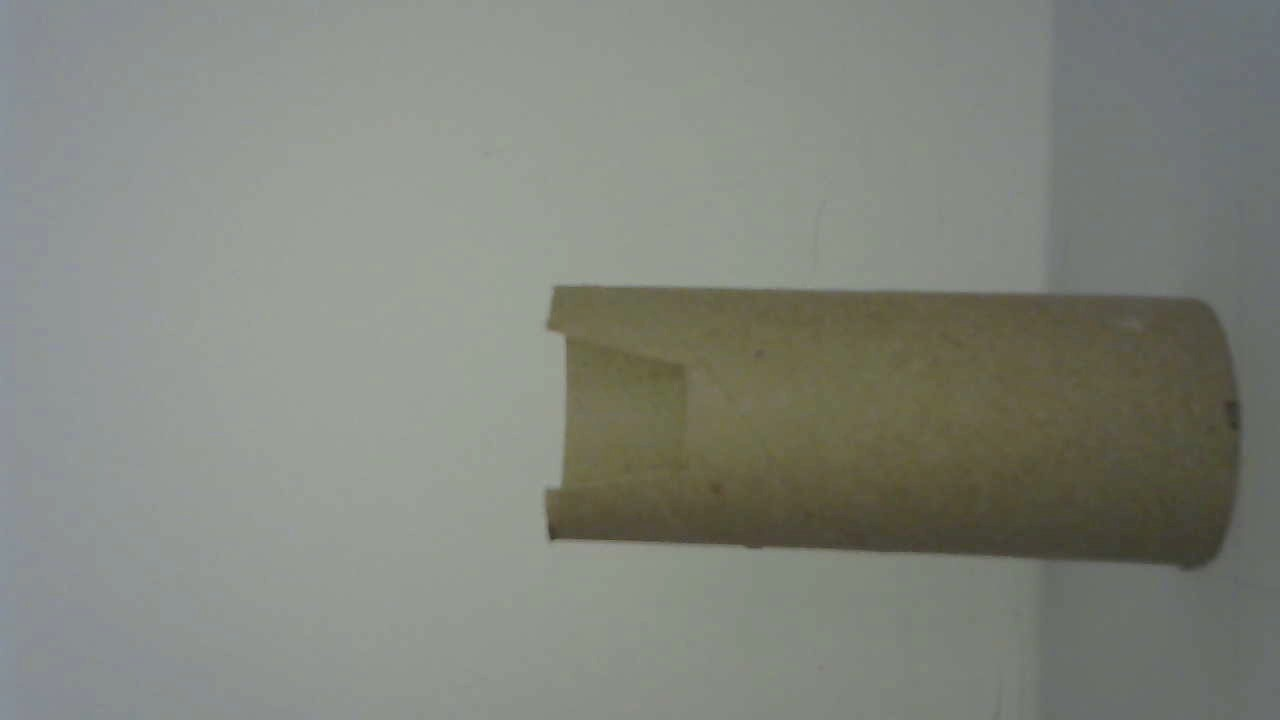
#> input picture vision/img1.jpg, 1280 x 720 px
$ python image_diff.py --first img1.jpg --second img10.jpg
#> lines starting #> are read from the running program, lines starting #| are printed output that depends on the picture; after the words box and inside, x2 and y2 are one past the last pixel; in counts of white or black regions, pixels touching at a corner belong together; long printed decimals are rounded
# import the necessary packages
from skimage.metrics import structural_similarity #importing only compare_simm function/object within the whole libary
import argparse
import imutils
import cv2


# construct the argument parse and parse the arguments
ap = argparse.ArgumentParser()
ap.add_argument("-f", "--first", required=True,
	help="first input image")
ap.add_argument("-s", "--second", required=True,
	help="second")
args = vars(ap.parse_args()) #dictionary

# load the two input images
imageA = cv2.imread(args["first"])
#> imageA is the input picture: shape (720, 1280, 3); mean B, G, R 124.4, 133, 129.6
imageB = cv2.imread(args["second"])
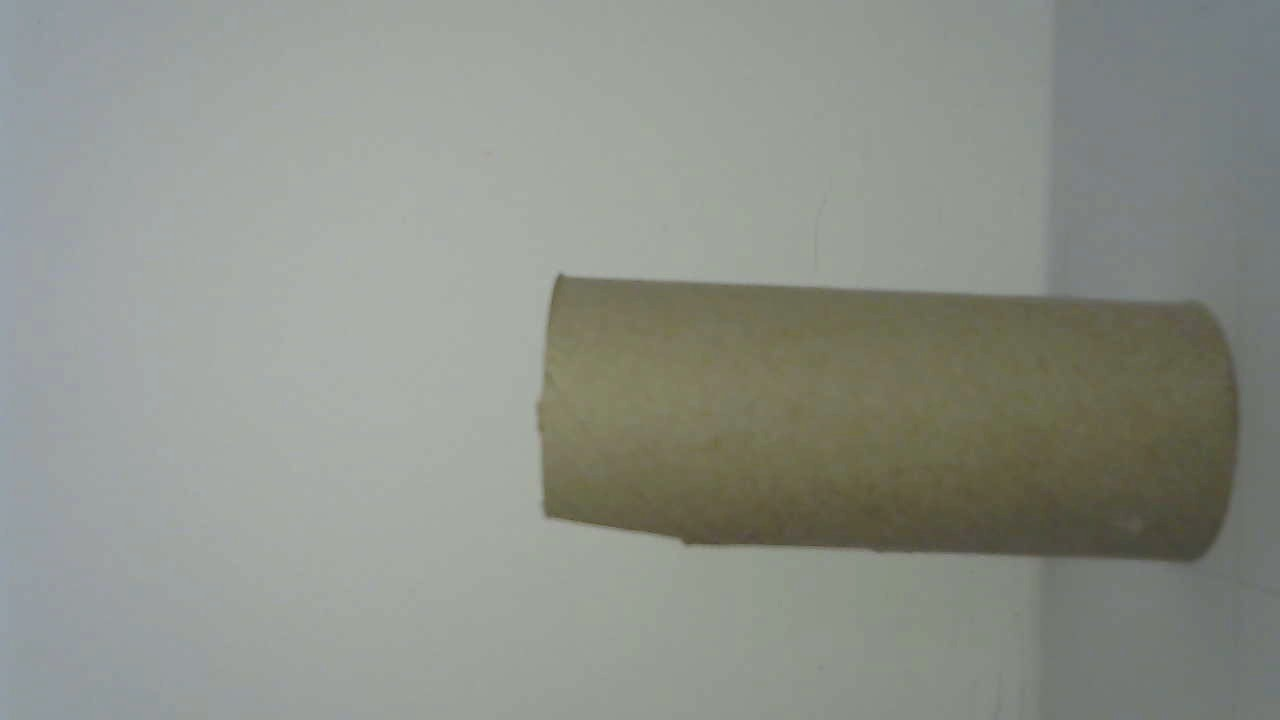
#> input picture vision/img10.jpg, 1280 x 720 px
#> imageB is the input picture: shape (720, 1280, 3); mean B, G, R 137.1, 145.1, 141.3
# convert the images to grayscale
grayA = cv2.cvtColor(imageA, cv2.COLOR_BGR2GRAY)
grayB = cv2.cvtColor(imageB, cv2.COLOR_BGR2GRAY)

# compute the Structural Similarity Index (SSIM) between the two
# images, ensuring that the difference image is returned
(score, diff) = structural_similarity(grayA, grayB, full=True)
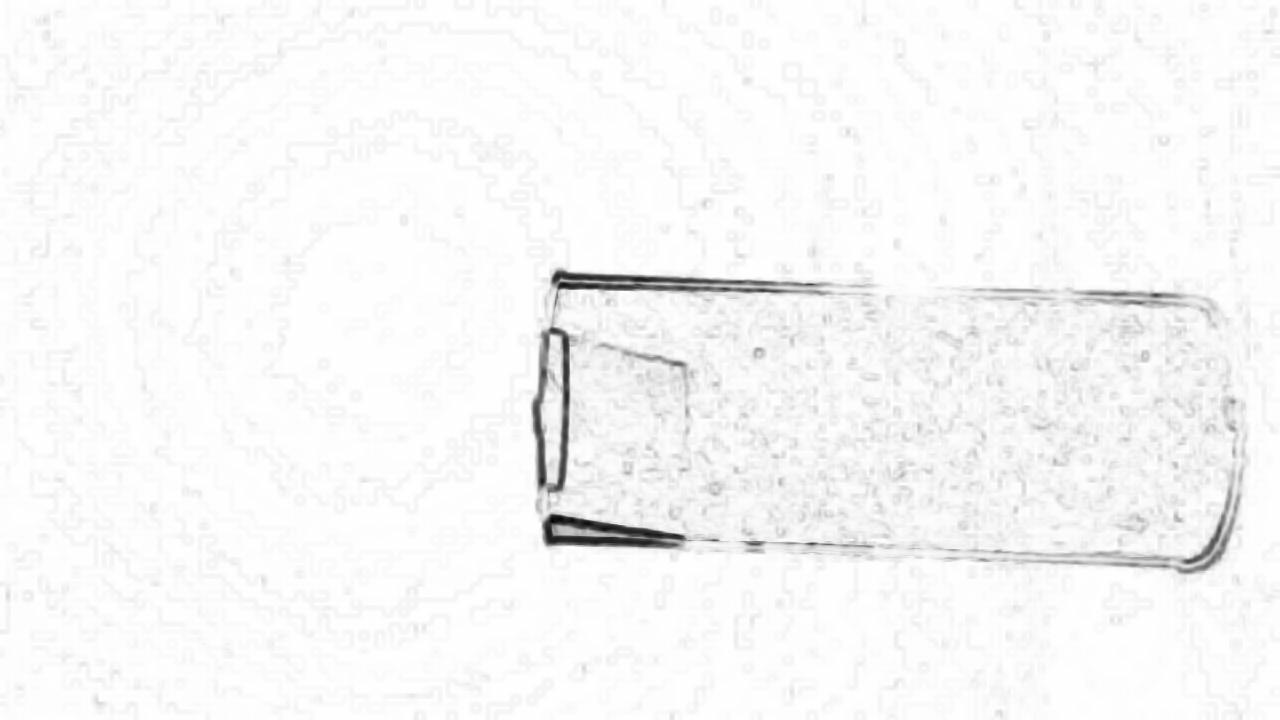
#> diff: shape (720, 1280) float64; min -0.063, max 1, mean 0.969; drawn with min black and max white
#> score = 0.969
diff = (diff * 255).astype("uint8")
print("SSIM:" + str(score)) #displaying
#| SSIM:0.9689

 # threshold the difference image, followed by finding contours to
# obtain the regions of the two input images that differ
thresh = cv2.threshold(diff, 0, 255,
	cv2.THRESH_BINARY_INV | cv2.THRESH_OTSU)[1]
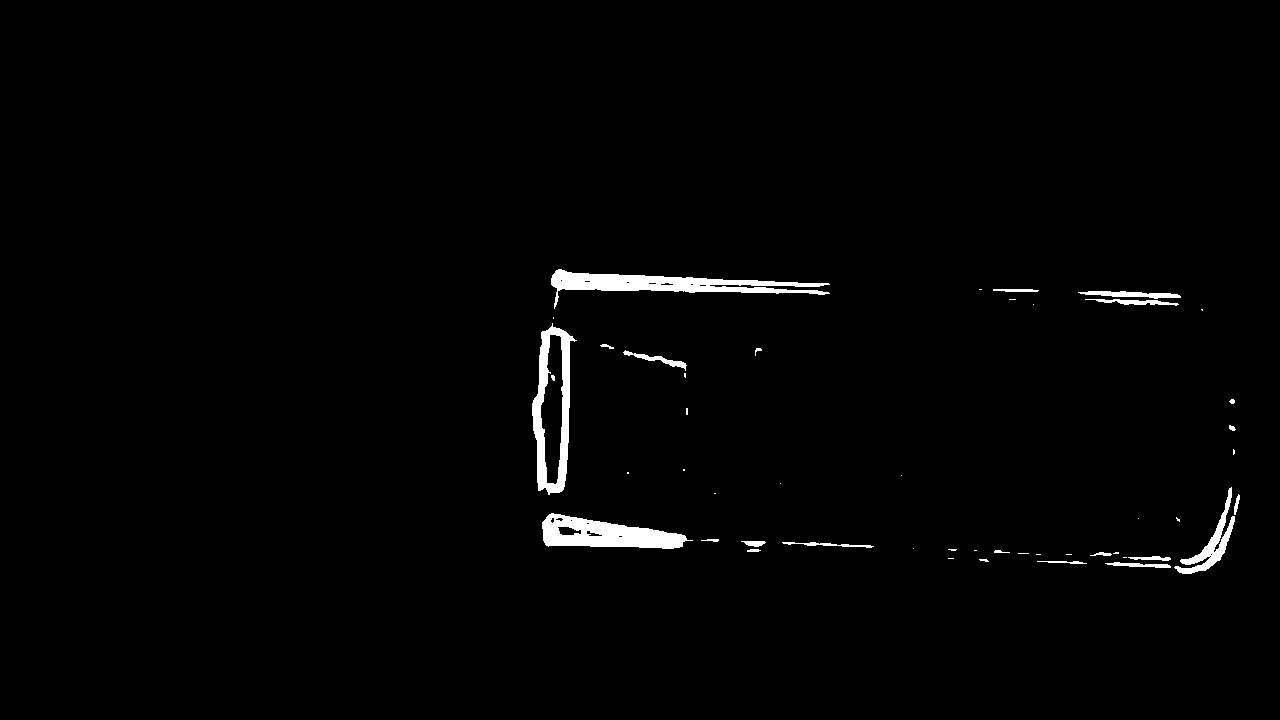
#> thresh: shape (720, 1280); 1.4% white; 48 white regions (25 under 20 px)
cnts = cv2.findContours(thresh.copy(), cv2.RETR_EXTERNAL,
	cv2.CHAIN_APPROX_SIMPLE)
#> cnts = 47 contours, 31 with area under 20; largest, box (x1, y1, x2, y2) and area: (532, 323, 577, 495) 4973, (551, 269, 830, 309) 3215, (542, 513, 693, 549) 3139, (1174, 487, 1235, 574) 1031, (1078, 291, 1181, 299) 356
cnts = imutils.grab_contours(cnts)

# loop over the contours
for c in cnts:
	#compute the bounding box of the contour and then draw the
	#bounding box on both input images to represent where the two
	#images differ
	(x, y, w, h) = cv2.boundingRect(c)
	cv2.rectangle(imageA, (x, y), (x + w, y + h), (0, 0, 255), 2)
	cv2.rectangle(imageB, (x, y), (x + w, y + h), (0, 0, 255), 2)
#> this loop made 47 passes
#> (x, y, w, h) on passes 1, 2, 3, 6, 10, 11, 12, 14, 15, 16, 17, 18: (1105, 562, 66, 6), (1037, 561, 50, 3), (979, 559, 10, 3), (1128, 556, 43, 5), (1113, 552, 6, 2), (1090, 552, 22, 4), (994, 550, 16, 3), (948, 549, 9, 2), (747, 549, 14, 3), (913, 548, 1, 1), (782, 542, 92, 6), (741, 541, 25, 6)
#> (c, x, y, w, h) on passes 4, 5, 7, 8, 9, 13: ([[948, 558], [953, 558]], 948, 558, 6, 1), ([[1123, 557], [1126, 557]], 1123, 557, 4, 1), ([[1066, 554], [1071, 554]], 1066, 554, 6, 1), ([[1036, 554], [1040, 554]], 1036, 554, 5, 1), ([[1018, 553], [1028, 553]], 1018, 553, 11, 1), ([[974, 550], [976, 550]], 974, 550, 3, 1)
#> imageA: shape (720, 1280, 3); 1.12% of pixels changed, all inside (x1, y1, x2, y2) = (531, 268, 1242, 576)
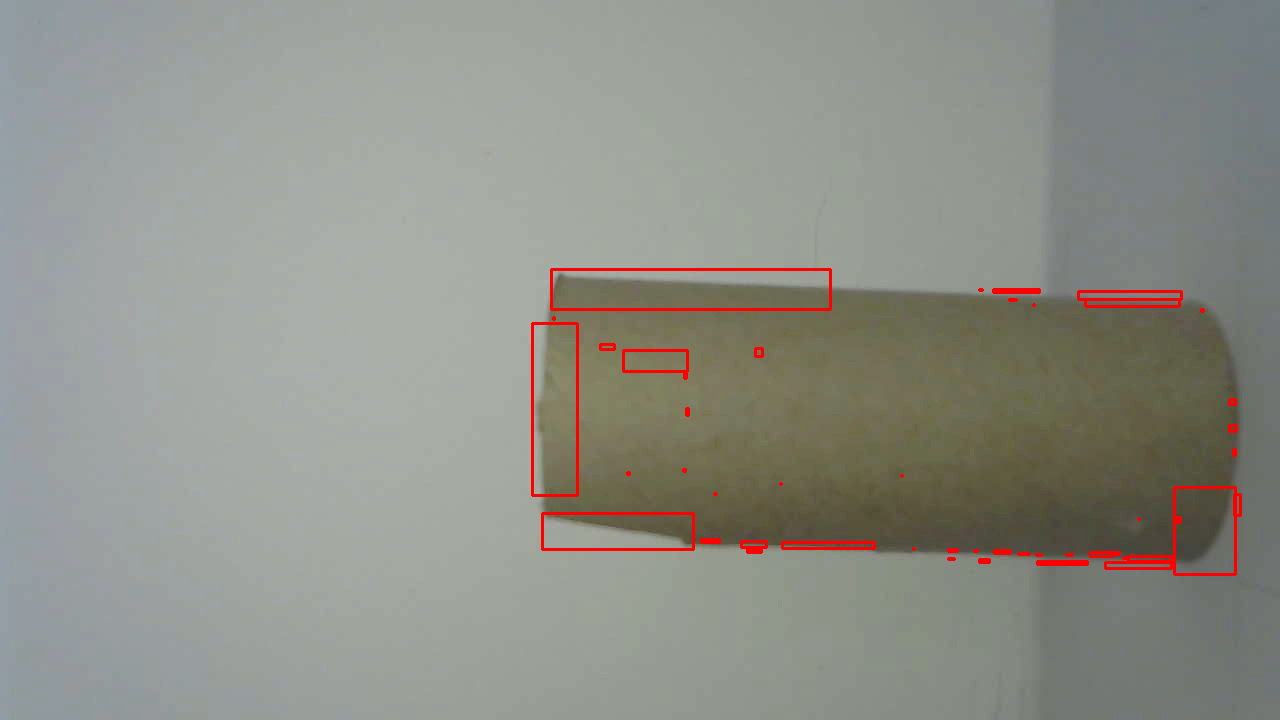
#> imageB: shape (720, 1280, 3); 1.12% of pixels changed, all inside (x1, y1, x2, y2) = (531, 268, 1242, 576)

# take the two biggest rectangles and set a slighty bigger
# show the output images
cv2.imwrite("Original.png", imageA)
cv2.imwrite("Modified.png", imageB)
cv2.imwrite("Diff.png", diff)
cv2.imwrite("Thresh.png", thresh)
cv2.waitKey(0)
